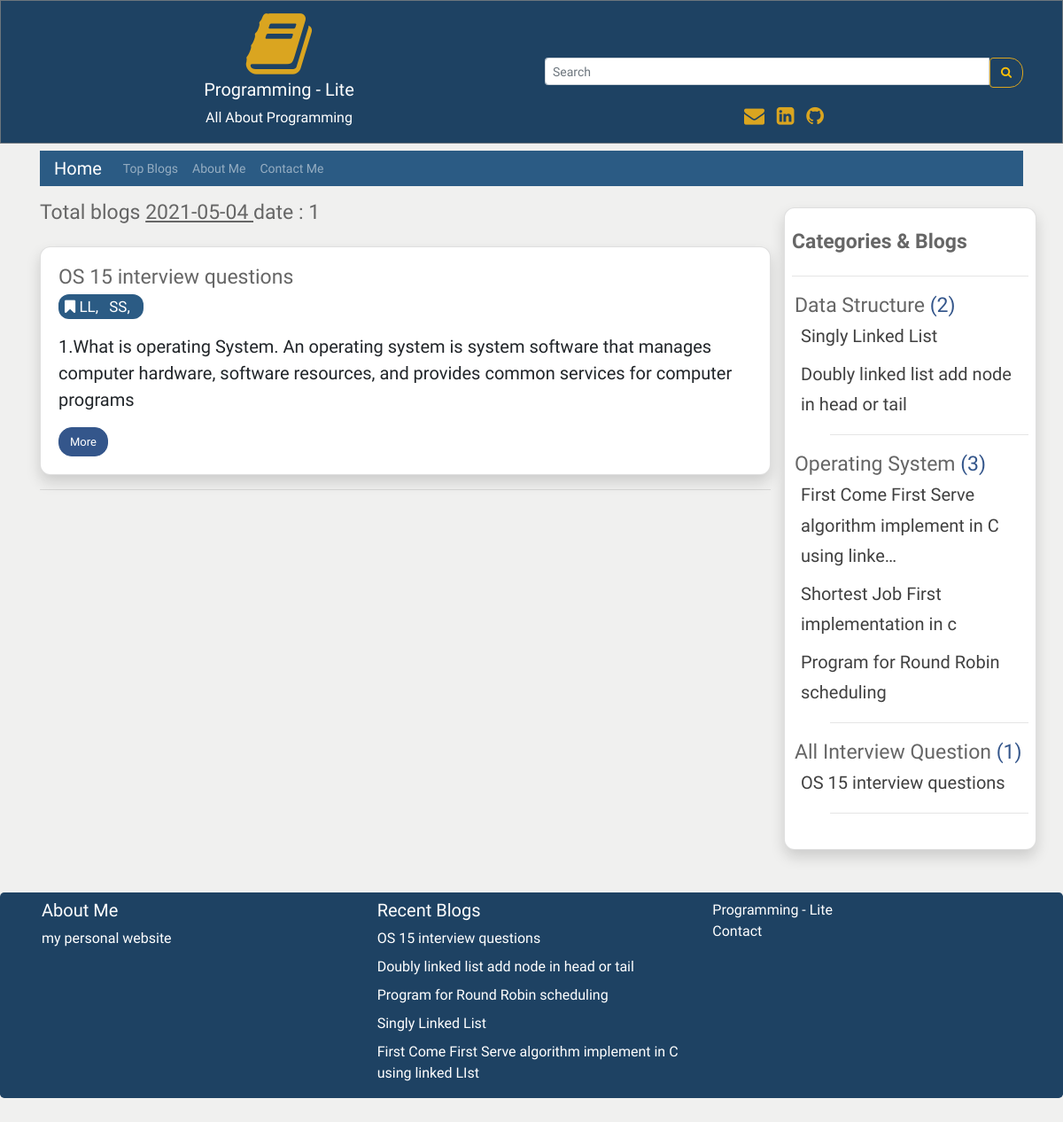
The page /date/2021-05-04 on the database its author committed.
### user_panel_1/models.py (models this page shows, shortened)
class Blog(models.Model):
    cat_name = models.ForeignKey(Category, on_delete=models.CASCADE)
    blog_author = models.CharField(max_length=200)
    blog_priority = models.IntegerField(blank=True, null=True)
    blog_tags = TaggableManager()
    blog_title = models.CharField(max_length=200)
    blog_descriptions = models.CharField(max_length=600);
    blog_body = RichTextUploadingField(blank=True, null=True)
    blog_views = models.IntegerField(default=0)
    blog_updateDate = models.DateField()
    blog_date = models.DateField(auto_now_add=True, auto_now=False, blank=True)

class Category(models.Model):
    cat_name = models.CharField(max_length=300)
    cat_priority = models.IntegerField(blank=True, null=True);
    def __str__(self):
        return self.cat_name

### user_panel_1/views.py (the view)
# urls.py: path('date/<str:slug>', views.date, name='date'),
def date(request, slug):
    reacentBlog = Blog.objects.all().order_by('-blog_date')[0:5]
    categorys = Blog.objects.all().select_related('cat_name')
    categorys = categorys.order_by('cat_name__cat_priority', 'cat_name', 'blog_priority') #sort all data
    date = Blog.objects.filter(blog_date__contains=slug)
    total = date.count()
    query = slug
    context = {
        'date': date,
        'object_list': categorys,
        'recentBlog': reacentBlog,
        'total': total,
        'query': query,
    }
    return render(request, 'date.html', context)

### templates/date.html
{% extends 'base.html' %}
{% load static %}
{% block content %}
<h3 class="mt-3 title">Total blogs  <u> {{query}} </u> date  : {{total}}</h3>
   {% for date in date %}
    <div class="card shadow mt-4 rounded">
    <div class="card-body">
         <h5 class="title">{{date.blog_title |truncatechars:100}}</h5>
    <p  class="description">
            <span class="activee text-white">
         <i class="fa fa-bookmark" aria-hidden="true"></i>
         {% for tag in date.blog_tags.all %}
         <a href="{% url 'tags' tag.slug %}" class="mr-2 ur description text-white">  {{ tag.name}}, </a>
         {% endfor %}
</span>
                            </p>
         <p style="font-size: 20px;">{{date.blog_descriptions | truncatechars:200}}</p>
         <a href="{% url 'more_page' date.id date.blog_title %}" class="btn btn-info">More</a>
       </div>
    </div>
    <hr>
    {% endfor %}
{% endblock content %}

### templates/base.html (shortened to what this page needs)
{% load static %}
{% load humanize %}
<!DOCTYPE html>
<html lang="en">
<head>
  <link rel="stylesheet" href="https://maxcdn.bootstrapcdn.com/bootstrap/4.5.2/css/bootstrap.min.css">
  <link rel="stylesheet"
      href="//cdnjs.cloudflare.com/ajax/libs/highlight.js/10.7.2/styles/default.min.css">
    <link
      rel="stylesheet"
      href="https://cdnjs.cloudflare.com/ajax/libs/font-awesome/4.7.0/css/font-awesome.min.css"
    />
    <link
      rel="stylesheet"
      href="{% static 'css/style.css' %}"
    />
    <link href="https://cdn.jsdelivr.net/gh/gitbrent/bootstrap4-toggle@3.6.1/css/bootstrap4-toggle.min.css" rel="stylesheet">
</head>
<body style="background: hsl(84, 3%, 94%);">
<div class="jbc border border-secondary ">
 <div class="container mt-2 text-center">
 <div class="row">
     <div class="col-sm-6">
     <i class="fa fa-book logo" aria-hidden="true"></i><br>
 <h5 class="text-white">Programming - Lite</h5>
 <p class="text-white">All About Programming</p>
     </div>
     <div class="col-sm-6 mt-2">
        <form method="GET" action="{% url 'search' %}">
    <div class="input-group input-group-sm mt-5"  >
      <input type="text" class="form-control" placeholder="Search" name='search' required>
      <div class="input-group-btn">
        <button class="btn btn-outline-warning sb" type="submit"><i class="fa fa-search" aria-hidden="true"></i>
</button>
      </div>
    </div>
  </form>
       <div class="mt-3">
       <span class="text-style-two"><a href="mailto:aaziz9642@gmail.com" style="text-decoration: none; font-size:23px;" target="_blank" class="text-warning"><i class="fa fa-envelope pr-2" aria-hidden="true"></i> </a></span>
<span class="text-style-two"><a href="https://linkedin.com/in/azizur-rahman-720636165" style="text-decoration: none; font-size:23px;"  target="_blank" class="text-warning "><i class="fa fa-linkedin-square" aria-hidden="true"></i> </a></span>
<span class="text-style-two"><a href="https://github.com/ayanchyaziz123" style="text-decoration: none; font-size:23px;" target="_blank" class="text-warning"><i class="fa fa-github pl-2" aria-hidden="true"></i></a></span>
     </div>
     </div>
    </div>
</div>
 </div>
<div class="container">
    <nav class="navbar navbar-expand-lg navbar-dark bg-dark mt-2 pt-0 pb-0">
    {% url 'blog' as blog %}
  <a class="navbar-brand {% if request.path == blog %}active{% endif %}" href="{% url 'blog' %}">Home</a>
  <div
  class="collapse navbar-collapse" id="navbarsExampleDefault">
    <ul class="navbar-nav mr-auto">
    {% url 'topBlog' as topBlog%}
      <li class="nav-item {% if request.path == topBlog %}active{% endif %}">
        <a class="nav-link " href="{% url 'topBlog' %}">Top Blogs<span class="sr-only">(current)</span></a>
      </li>
      {% url 'about' as about %}
      <li class="nav-item {% if request.path == about %}active{% endif %}">
        <a class="nav-link " href="{% url 'about' %}">About Me<span class="sr-only">(current)</span></a>
      </li>
      {% url 'contact' as contact %}
      <li class="nav-item {% if request.path == contact %}active{% endif %}">
        <a class="nav-link" href="{% url 'contact' %}">Contact Me<span class="sr-only">(current)</span></a>
      </li>
    </ul>
  </div>
</nav>
<div class="row">
    <div class="col-sm-9">
    {% block content %}
    {% endblock content %}
    </div>
    <div class="col-sm-3 card shadow mt-4 rounded p-2">
     <h5 class="mt-3"><strong class="title">Categories & Blogs</strong></h5>
     <hr>
     {% regroup object_list by cat_name as cat_all %}
<ul>
{% for categories in cat_all %}
    <li style="list-style-type:none; margin-left:-37px;" class="title">{{ categories.grouper }} <span class="total-cat">({{ categories.list|length}}) </span>
    <ul style="list-style-type:none;">
        {% for blog in categories.list %}
          <li style="margin-left:-33px;"  class="ur {% if blog.id == more.id %}activee{% endif %}">
          <a href="{% url 'more_page' blog.id blog.blog_title%}" class="ur " style="font-size: 20px;">{{ blog.blog_title | truncatechars:60}}</li>
        {% endfor %}
        <hr>
    </ul>
    </li>
{% endfor %}
</ul>
    </div>
</div>
</div>
<div class="jumbotron mt-5 pb-0 pt-0 text-white" style="background:#1e4263;">
   <div class="container">
   <div class="row">
     <div class="col-sm-4">
     <h5 class="mt-2">About Me</h5>
     <a href="http://azizurrahmanayan.herokuapp.com/" target="_blank" class="text-white">my personal website</a>
     </div>
     <div class="col-sm-4">
      <p class="lead mt-2 mb-2">
        <h5 class="mt-2">Recent Blogs</h5>
        {% for recentBlogs in recentBlog %}
         <a href="{% url 'more_page' recentBlogs.id recentBlogs.blog_title%}"  class="text-white">{{recentBlogs.blog_title}}</a>
        <br>
        {% endfor %}
    </p>
     </div>
     <div class="col-sm-4">
      <p class="pt-2 pb-2"><a href="{% url 'blog' %}" class="text-white">Programming - Lite</a><br>
       <a href="{% url 'contact' %}" class="text-white">Contact</a></p>
     </div>
   </div>
</div>
</div>
</body>
</html>

### static/css/style.css (style rules this page uses)
:root { --bg-size: 100% 100%; --main_color: #fff; --title: 'Josefin Sans', sans-serif; --font-para: 'David Libre', serif; --btn-color: #bbe1fa; --btn-font-color: #000; --btn-font: 1.5rem; --eff: .3s all ease; }
* { font-family: var(--font-para); }
body { background: hsl(84, 3%, 94%) !important; }
.btn-info { background-color: #34568B !important; border-color: #34568B !important; }
.btn { outline: none !important; }
.bg-dark { background: #2b5b84 !important; }
.logo { font-size: 80px; color: #DAA520; }
li .nav-link { font-size: 14px !important; }
.btn { font-size: 13px !important; }
.description { color: #666666; font-size: 17px !important; }
.btn-outline-warning { border-color: #DAA520 !important; color: #DAA520 im !important; }
.title { color: #666; font-size: 23px !important; }
.btn-info { background-color: #2b5b84; border-color: #2b5b84; border-radius: 15px !important; }
.text-warning { color: #DAA520 !important; }
.ur { text-decoration: none !important; color: #404040; }
.rounded { border-radius: 12px !important; }
.activee { color: #fff !important; background: #2b5b84 !important; padding-left: 7px !important; padding-right: 7px !important; padding-bottom: 4px !important; padding-top: 4px !important; border-radius: 12px !important; }
.jbc { background-color: #1e4263 !important; }
.sb { border-top-right-radius: 15px !important; border-bottom-right-radius: 15px !important; }
.total-cat { color: #34568B !important; }

### rows shown on the page
Blog: blog_title "OS 15 interview questions", blog_descriptions "1.What is operating System. An operating system is system software that manages computer hardware, software resources, and provides common services for computer programs"
Tag: name "LL"
Tag: name "SS"
Category: grouper "Data Structure", list|length "2"
Blog: blog_title "Singly Linked List"
Blog: blog_title "Doubly linked list add node in head or tail"
Category: grouper "Operating System", list|length "3"
Blog: blog_title "First Come First Serve algorithm implement in C using linke…", blog_title "First Come First Serve algorithm implement in C using linked LIst"
Blog: blog_title "Shortest Job First implementation in c"
Blog: blog_title "Program for Round Robin scheduling"
Category: grouper "All Interview Question", list|length "1"

### other values the page prints
{{ query }} "2021-05-04"
{{ total }} "1"
